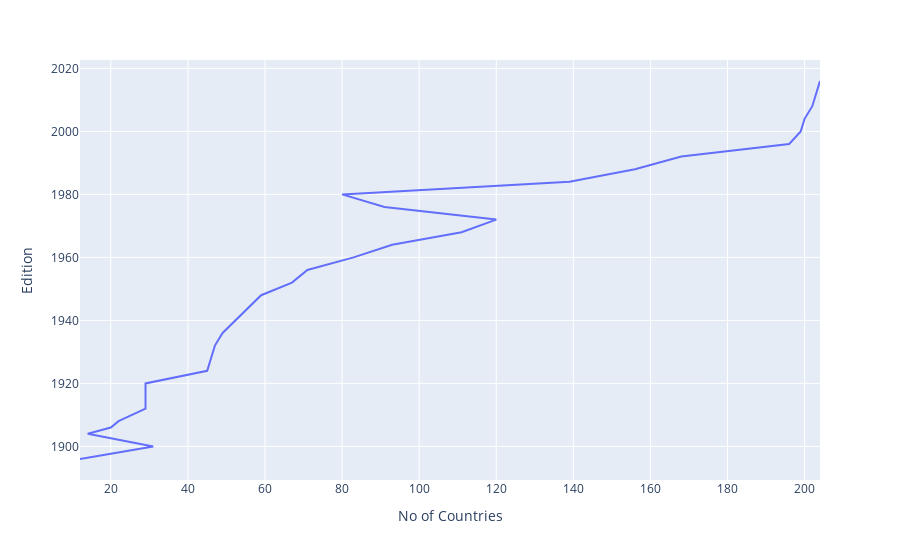

The cell this chart's notebook holds for it:
### Code cell
fig = px.line(nation_over_time, x = 'No of Countries', y = 'Edition' )
fig.show()

### Figure 1 — Plotly figure (JSON) as saved in the notebook; plotly's stock layout.template omitted (floating-point values rounded to 4 significant figures)
{"data": [{"hovertemplate": "No of Countries=%{x}<br>Edition=%{y}<extra></extra>", "legendgroup": "", "line": {"color": "#636efa", "dash": "solid"}, "marker": {"symbol": "circle"}, "mode": "lines", "name": "", "orientation": "v", "showlegend": false, "type": "scatter", "x": [12, 31, 14, 20, 22, 29, 29, 45, 46, 47, 49, 59, 67, 71, 83, 93, 111, 120, 91, 80, 139, 156, 168, 196, 199, 200, 202, 203, 204], "xaxis": "x", "y": [1896, 1900, 1904, 1906, 1908, 1912, 1920, 1924, 1928, 1932, 1936, 1948, 1952, 1956, 1960, 1964, 1968, 1972, 1976, 1980, 1984, 1988, 1992, 1996, 2000, 2004, 2008, 2012, 2016], "yaxis": "y"}], "layout": {"legend": {"tracegroupgap": 0}, "margin": {"t": 60}, "xaxis": {"anchor": "y", "domain": [0, 1], "title": {"text": "No of Countries"}}, "yaxis": {"anchor": "x", "domain": [0, 1], "title": {"text": "Edition"}}}}
